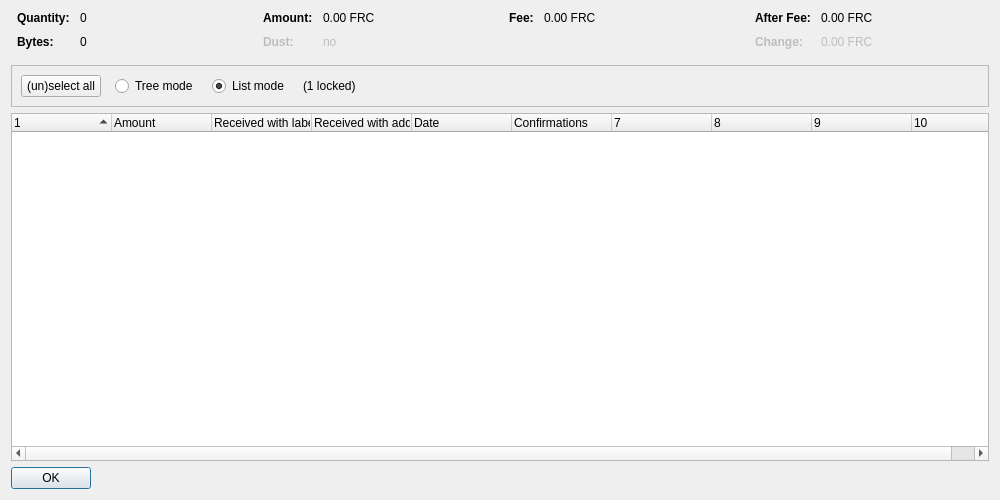
<?xml version="1.0" encoding="UTF-8"?>
<ui version="4.0">
 <class>CoinControlDialog</class>
 <widget class="QDialog" name="CoinControlDialog">
  <property name="geometry">
   <rect>
    <x>0</x>
    <y>0</y>
    <width>1000</width>
    <height>500</height>
   </rect>
  </property>
  <property name="windowTitle">
   <string>Coin Selection</string>
  </property>
  <layout class="QVBoxLayout" name="verticalLayout">
   <item>
    <layout class="QHBoxLayout" name="horizontalLayoutTop" stretch="0,0,0,0">
     <property name="topMargin">
      <number>0</number>
     </property>
     <property name="bottomMargin">
      <number>10</number>
     </property>
     <item>
      <layout class="QFormLayout" name="formLayoutCoinControl1">
       <property name="horizontalSpacing">
        <number>10</number>
       </property>
       <property name="verticalSpacing">
        <number>10</number>
       </property>
       <property name="leftMargin">
        <number>6</number>
       </property>
       <property name="rightMargin">
        <number>6</number>
       </property>
       <item row="0" column="0">
        <widget class="QLabel" name="labelCoinControlQuantityText">
         <property name="font">
          <font>
           <weight>75</weight>
           <bold>true</bold>
          </font>
         </property>
         <property name="text">
          <string>Quantity:</string>
         </property>
        </widget>
       </item>
       <item row="0" column="1">
        <widget class="QLabel" name="labelCoinControlQuantity">
         <property name="cursor">
          <cursorShape>IBeamCursor</cursorShape>
         </property>
         <property name="contextMenuPolicy">
          <enum>Qt::ActionsContextMenu</enum>
         </property>
         <property name="text">
          <string notr="true">0</string>
         </property>
         <property name="textInteractionFlags">
          <set>Qt::LinksAccessibleByMouse|Qt::TextSelectableByKeyboard|Qt::TextSelectableByMouse</set>
         </property>
        </widget>
       </item>
       <item row="1" column="0">
        <widget class="QLabel" name="labelCoinControlBytesText">
         <property name="font">
          <font>
           <weight>75</weight>
           <bold>true</bold>
          </font>
         </property>
         <property name="text">
          <string>Bytes:</string>
         </property>
        </widget>
       </item>
       <item row="1" column="1">
        <widget class="QLabel" name="labelCoinControlBytes">
         <property name="cursor">
          <cursorShape>IBeamCursor</cursorShape>
         </property>
         <property name="contextMenuPolicy">
          <enum>Qt::ActionsContextMenu</enum>
         </property>
         <property name="text">
          <string notr="true">0</string>
         </property>
         <property name="textInteractionFlags">
          <set>Qt::LinksAccessibleByMouse|Qt::TextSelectableByKeyboard|Qt::TextSelectableByMouse</set>
         </property>
        </widget>
       </item>
      </layout>
     </item>
     <item>
      <layout class="QFormLayout" name="formLayoutCoinControl2">
       <property name="horizontalSpacing">
        <number>10</number>
       </property>
       <property name="verticalSpacing">
        <number>10</number>
       </property>
       <property name="leftMargin">
        <number>6</number>
       </property>
       <property name="rightMargin">
        <number>6</number>
       </property>
       <item row="0" column="0">
        <widget class="QLabel" name="labelCoinControlAmountText">
         <property name="font">
          <font>
           <weight>75</weight>
           <bold>true</bold>
          </font>
         </property>
         <property name="text">
          <string>Amount:</string>
         </property>
        </widget>
       </item>
       <item row="0" column="1">
        <widget class="QLabel" name="labelCoinControlAmount">
         <property name="cursor">
          <cursorShape>IBeamCursor</cursorShape>
         </property>
         <property name="contextMenuPolicy">
          <enum>Qt::ActionsContextMenu</enum>
         </property>
         <property name="text">
          <string notr="true">0.00 FRC</string>
         </property>
         <property name="textInteractionFlags">
          <set>Qt::LinksAccessibleByMouse|Qt::TextSelectableByKeyboard|Qt::TextSelectableByMouse</set>
         </property>
        </widget>
       </item>
       <item row="1" column="0">
        <widget class="QLabel" name="labelCoinControlLowOutputText">
         <property name="enabled">
          <bool>false</bool>
         </property>
         <property name="font">
          <font>
           <weight>75</weight>
           <bold>true</bold>
          </font>
         </property>
         <property name="text">
          <string>Dust:</string>
         </property>
        </widget>
       </item>
       <item row="1" column="1">
        <widget class="QLabel" name="labelCoinControlLowOutput">
         <property name="enabled">
          <bool>false</bool>
         </property>
         <property name="cursor">
          <cursorShape>IBeamCursor</cursorShape>
         </property>
         <property name="contextMenuPolicy">
          <enum>Qt::ActionsContextMenu</enum>
         </property>
         <property name="text">
          <string notr="true">no</string>
         </property>
         <property name="textInteractionFlags">
          <set>Qt::LinksAccessibleByMouse|Qt::TextSelectableByKeyboard|Qt::TextSelectableByMouse</set>
         </property>
        </widget>
       </item>
      </layout>
     </item>
     <item>
      <layout class="QFormLayout" name="formLayoutCoinControl3">
       <property name="horizontalSpacing">
        <number>10</number>
       </property>
       <property name="verticalSpacing">
        <number>10</number>
       </property>
       <property name="leftMargin">
        <number>6</number>
       </property>
       <property name="rightMargin">
        <number>6</number>
       </property>
       <item row="0" column="0">
        <widget class="QLabel" name="labelCoinControlFeeText">
         <property name="font">
          <font>
           <weight>75</weight>
           <bold>true</bold>
          </font>
         </property>
         <property name="text">
          <string>Fee:</string>
         </property>
        </widget>
       </item>
       <item row="0" column="1">
        <widget class="QLabel" name="labelCoinControlFee">
         <property name="cursor">
          <cursorShape>IBeamCursor</cursorShape>
         </property>
         <property name="contextMenuPolicy">
          <enum>Qt::ActionsContextMenu</enum>
         </property>
         <property name="text">
          <string notr="true">0.00 FRC</string>
         </property>
         <property name="textInteractionFlags">
          <set>Qt::LinksAccessibleByMouse|Qt::TextSelectableByKeyboard|Qt::TextSelectableByMouse</set>
         </property>
        </widget>
       </item>
      </layout>
     </item>
     <item>
      <layout class="QFormLayout" name="formLayoutCoinControl4">
       <property name="horizontalSpacing">
        <number>10</number>
       </property>
       <property name="verticalSpacing">
        <number>10</number>
       </property>
       <property name="leftMargin">
        <number>6</number>
       </property>
       <property name="rightMargin">
        <number>6</number>
       </property>
       <item row="0" column="0">
        <widget class="QLabel" name="labelCoinControlAfterFeeText">
         <property name="font">
          <font>
           <weight>75</weight>
           <bold>true</bold>
          </font>
         </property>
         <property name="text">
          <string>After Fee:</string>
         </property>
        </widget>
       </item>
       <item row="0" column="1">
        <widget class="QLabel" name="labelCoinControlAfterFee">
         <property name="cursor">
          <cursorShape>IBeamCursor</cursorShape>
         </property>
         <property name="contextMenuPolicy">
          <enum>Qt::ActionsContextMenu</enum>
         </property>
         <property name="text">
          <string notr="true">0.00 FRC</string>
         </property>
         <property name="textInteractionFlags">
          <set>Qt::LinksAccessibleByMouse|Qt::TextSelectableByKeyboard|Qt::TextSelectableByMouse</set>
         </property>
        </widget>
       </item>
       <item row="1" column="0">
        <widget class="QLabel" name="labelCoinControlChangeText">
         <property name="enabled">
          <bool>false</bool>
         </property>
         <property name="font">
          <font>
           <weight>75</weight>
           <bold>true</bold>
          </font>
         </property>
         <property name="text">
          <string>Change:</string>
         </property>
        </widget>
       </item>
       <item row="1" column="1">
        <widget class="QLabel" name="labelCoinControlChange">
         <property name="enabled">
          <bool>false</bool>
         </property>
         <property name="cursor">
          <cursorShape>IBeamCursor</cursorShape>
         </property>
         <property name="contextMenuPolicy">
          <enum>Qt::ActionsContextMenu</enum>
         </property>
         <property name="text">
          <string notr="true">0.00 FRC</string>
         </property>
         <property name="textInteractionFlags">
          <set>Qt::LinksAccessibleByMouse|Qt::TextSelectableByKeyboard|Qt::TextSelectableByMouse</set>
         </property>
        </widget>
       </item>
      </layout>
     </item>
    </layout>
   </item>
   <item>
    <widget class="QFrame" name="frame">
     <property name="minimumSize">
      <size>
       <width>0</width>
       <height>40</height>
      </size>
     </property>
     <property name="frameShape">
      <enum>QFrame::StyledPanel</enum>
     </property>
     <property name="frameShadow">
      <enum>QFrame::Sunken</enum>
     </property>
     <layout class="QHBoxLayout" name="horizontalLayout">
      <item>
       <layout class="QHBoxLayout" name="horizontalLayoutPanel" stretch="0,0,0,0,0">
        <property name="spacing">
         <number>14</number>
        </property>
        <item>
         <widget class="QPushButton" name="pushButtonSelectAll">
          <property name="sizePolicy">
           <sizepolicy hsizetype="Maximum" vsizetype="Fixed">
            <horstretch>0</horstretch>
            <verstretch>0</verstretch>
           </sizepolicy>
          </property>
          <property name="text">
           <string>(un)select all</string>
          </property>
          <property name="autoDefault">
           <bool>false</bool>
          </property>
         </widget>
        </item>
        <item>
         <widget class="QRadioButton" name="radioTreeMode">
          <property name="sizePolicy">
           <sizepolicy hsizetype="Maximum" vsizetype="Fixed">
            <horstretch>0</horstretch>
            <verstretch>0</verstretch>
           </sizepolicy>
          </property>
          <property name="text">
           <string>Tree mode</string>
          </property>
         </widget>
        </item>
        <item>
         <widget class="QRadioButton" name="radioListMode">
          <property name="sizePolicy">
           <sizepolicy hsizetype="Maximum" vsizetype="Fixed">
            <horstretch>0</horstretch>
            <verstretch>0</verstretch>
           </sizepolicy>
          </property>
          <property name="text">
           <string>List mode</string>
          </property>
          <property name="checked">
           <bool>true</bool>
          </property>
         </widget>
        </item>
        <item>
         <widget class="QLabel" name="labelLocked">
          <property name="text">
           <string notr="true">(1 locked)</string>
          </property>
         </widget>
        </item>
        <item>
         <spacer name="horizontalSpacer">
          <property name="orientation">
           <enum>Qt::Horizontal</enum>
          </property>
          <property name="sizeHint" stdset="0">
           <size>
            <width>40</width>
            <height>20</height>
           </size>
          </property>
         </spacer>
        </item>
       </layout>
      </item>
     </layout>
    </widget>
   </item>
   <item>
    <widget class="CoinControlTreeWidget" name="treeWidget">
     <property name="contextMenuPolicy">
      <enum>Qt::CustomContextMenu</enum>
     </property>
     <property name="sortingEnabled">
      <bool>false</bool>
     </property>
     <property name="columnCount">
      <number>10</number>
     </property>
     <attribute name="headerShowSortIndicator" stdset="0">
      <bool>true</bool>
     </attribute>
     <attribute name="headerStretchLastSection">
      <bool>false</bool>
     </attribute>
     <column>
      <property name="text">
       <string/>
      </property>
     </column>
     <column>
      <property name="text">
       <string>Amount</string>
      </property>
     </column>
     <column>
      <property name="text">
       <string>Received with label</string>
      </property>
     </column>
     <column>
      <property name="text">
       <string>Received with address</string>
      </property>
     </column>
     <column>
      <property name="text">
       <string>Date</string>
      </property>
     </column>
     <column>
      <property name="text">
       <string>Confirmations</string>
      </property>
      <property name="toolTip">
       <string>Confirmed</string>
      </property>
     </column>
     <column>
      <property name="text">
       <string/>
      </property>
     </column>
     <column>
      <property name="text">
       <string/>
      </property>
     </column>
     <column>
      <property name="text">
       <string/>
      </property>
     </column>
     <column>
      <property name="text">
       <string/>
      </property>
     </column>
    </widget>
   </item>
   <item>
    <widget class="QDialogButtonBox" name="buttonBox">
     <property name="sizePolicy">
      <sizepolicy hsizetype="Maximum" vsizetype="Fixed">
       <horstretch>0</horstretch>
       <verstretch>0</verstretch>
      </sizepolicy>
     </property>
     <property name="orientation">
      <enum>Qt::Horizontal</enum>
     </property>
     <property name="standardButtons">
      <set>QDialogButtonBox::Ok</set>
     </property>
    </widget>
   </item>
  </layout>
 </widget>
 <customwidgets>
  <customwidget>
   <class>CoinControlTreeWidget</class>
   <extends>QTreeWidget</extends>
   <header>qt/coincontroltreewidget.h</header>
  </customwidget>
 </customwidgets>
 <resources/>
 <connections/>
</ui>
